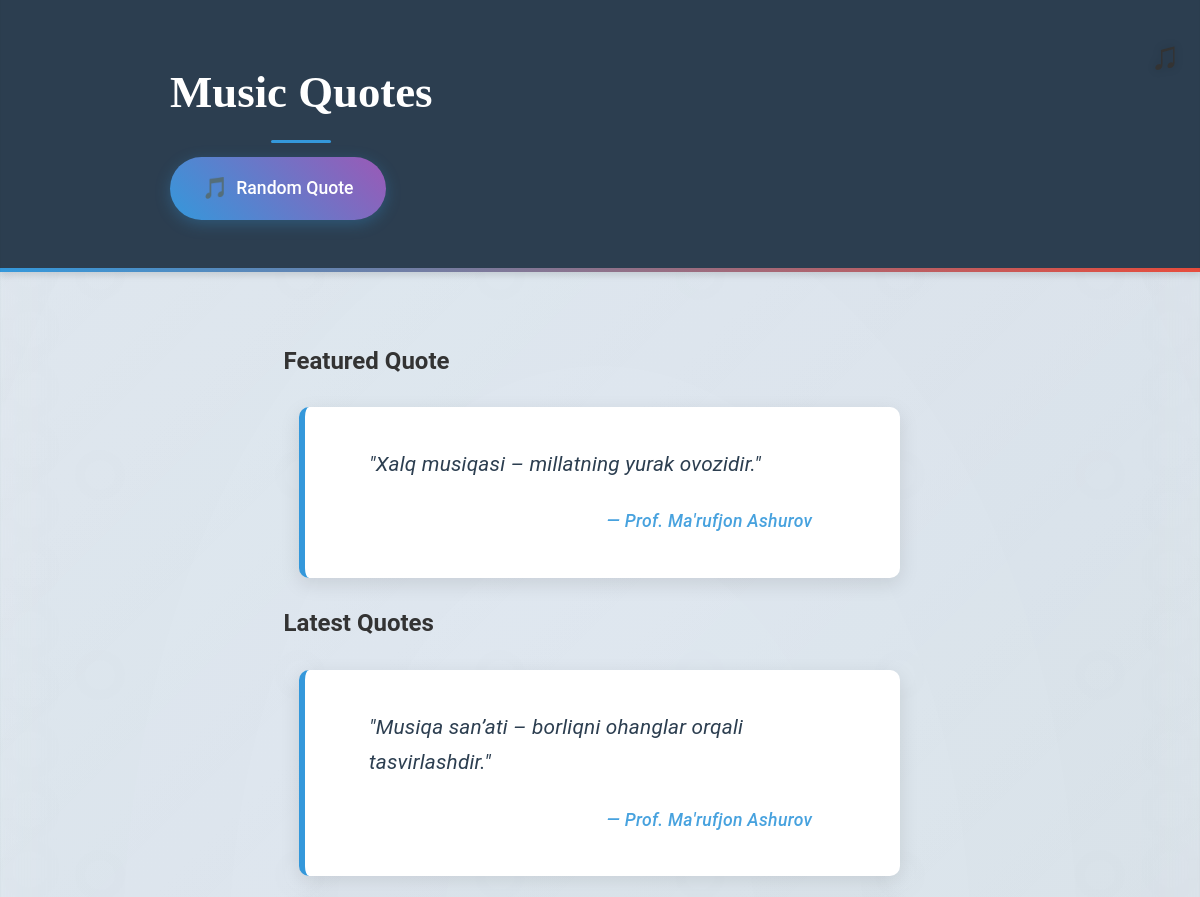
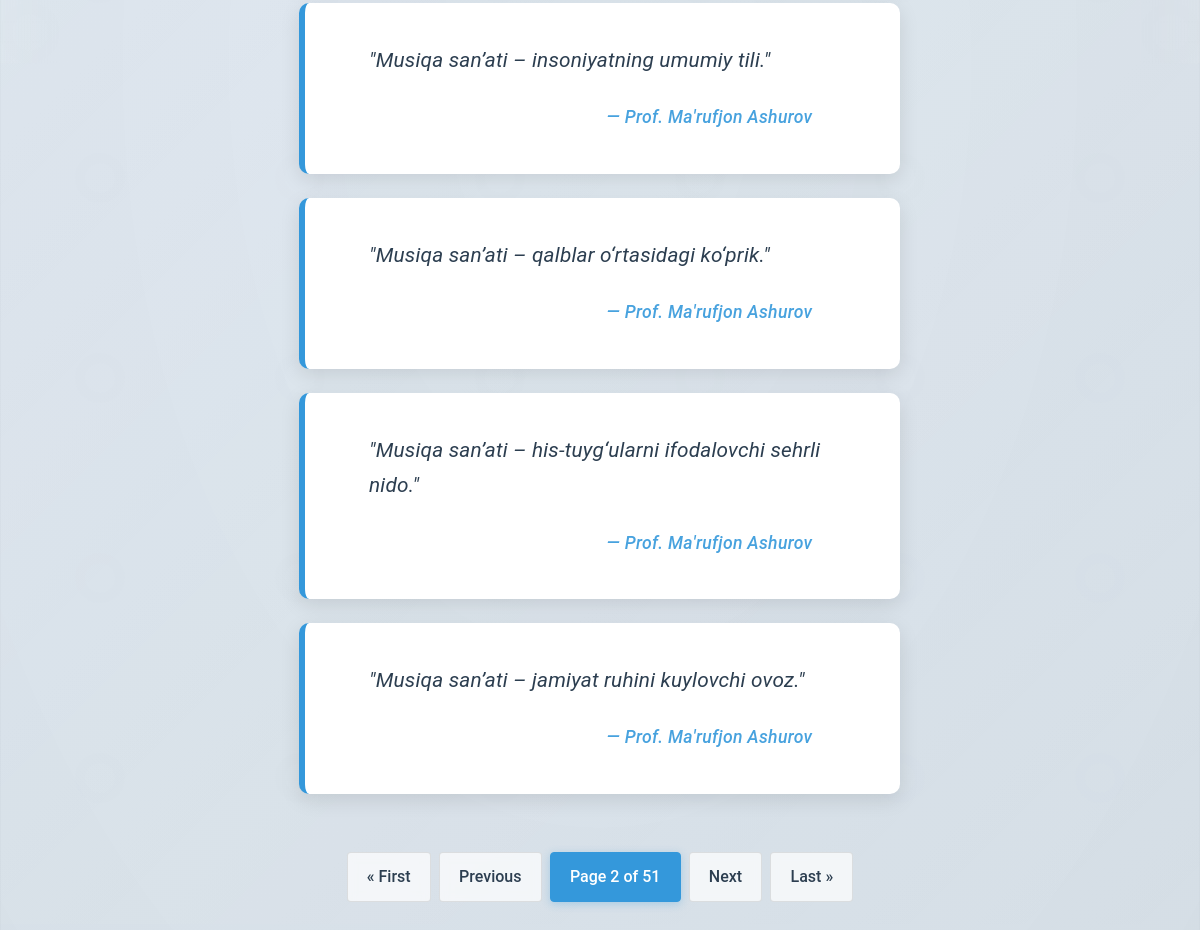
Screenshot of /?page=2 with the database file from the repository (2 pictures, top to bottom).
### quotes/models.py (models this page shows, shortened)
class Quote(models.Model):
    text = models.TextField(max_length=1000, help_text='The quote text')
    author = models.CharField(max_length=200, help_text='The author of the quote')
    created_at = models.DateTimeField(default=timezone.now)
    class Meta:
        ordering = ['-created_at']

### quotes/views.py (the view)
# urls.py: path('', views.quote_list, name='quote_list'),
def quote_list(request):
    quotes_list = Quote.objects.all()
    paginator = Paginator(quotes_list, 5)  # Show 5 quotes per page
    page_number = request.GET.get('page')
    page_obj = paginator.get_page(page_number)
    random_quote = get_random_quote()
    context = {
        'page_obj': page_obj,
        'random_quote': random_quote,
    }
    return render(request, 'quotes/quote_list.html', context)

### quotes/views.py (called while the page is built)
def get_random_quote():
    count = Quote.objects.aggregate(count=Count('id'))['count']
    if count > 0:
        random_index = random.randint(0, count - 1)
        return Quote.objects.all()[random_index]
    return None

### quotes/templates/quotes/quote_list.html (shortened to what this page needs)
{% extends 'base.html' %}
{% block content %}
    {% if random_quote %}
    <div class="random-quote-container">
        <h2>Featured Quote</h2>
        <div class="quote featured">
            <div class="quote-text">"{{ random_quote.text }}"</div>
            <div class="quote-author">{{ random_quote.author }}</div>
        </div>
    </div>
    {% endif %}
    <div class="quotes-list">
        <h2 class="section-title">Latest Quotes</h2>
        {% for quote in page_obj %}
            <div class="quote">
                <div class="quote-text">"{{ quote.text }}"</div>
                <div class="quote-author">{{ quote.author }}</div>
            </div>
        {% empty %}
            <div class="no-quotes">
                <p>No quotes available yet. Check back soon!</p>
            </div>
        {% endfor %}
    </div>
    {% if page_obj.has_other_pages %}
        <div class="pagination">
            {% if page_obj.has_previous %}
                <a href="?page=1" class="{% if not page_obj.has_previous %}disabled{% endif %}">
                    &laquo; First
                </a>
                <a href="?page={{ page_obj.previous_page_number }}" class="{% if not page_obj.has_previous %}disabled{% endif %}">
                    Previous
                </a>
            {% endif %}
            <span class="current">
                Page {{ page_obj.number }} of {{ page_obj.paginator.num_pages }}
            </span>
            {% if page_obj.has_next %}
                <a href="?page={{ page_obj.next_page_number }}" class="{% if not page_obj.has_next %}disabled{% endif %}">
                    Next
                </a>
                <a href="?page={{ page_obj.paginator.num_pages }}" class="{% if not page_obj.has_next %}disabled{% endif %}">
                    Last &raquo;
                </a>
            {% endif %}
        </div>
    {% endif %}
{% endblock %}

### quotes/templates/base.html (style rules this page uses)
.pagination { position: relative; z-index: 200; background: transparent; padding: 10px 0; margin-top: 20px; }
:root { --primary-color: #2c3e50; --secondary-color: #3498db; --accent-color: #e74c3c; --text-color: #2c3e50; --light-gray: #f8f9fa; --shadow: 0 4px 6px rgba(0, 0, 0, 0.1); --transition: all 0.3s ease; }
* { box-sizing: border-box; margin: 0; padding: 0; }
body { font-family: 'Roboto', sans-serif; line-height: 1.8; margin: 0; padding: 0; color: #333; min-height: 100vh; display: flex; flex-direction: column; background: linear-gradient(-45deg, #f5f7fa, #e4e8f0, #d8e1e8, #e0e9f2); background-size: 400% 400%; animation: gradientBG 15s ease infinite; position: relative; }
body::before { content: ''; position: fixed; top: 0; left: 0; right: 0; bottom: 0; background-repeat: repeat; background-size: 200px 200px; z-index: -1; pointer-events: none; }
.quote { background: white; border-left: 6px solid var(--secondary-color); margin: 1.5rem auto; padding: 2.5rem 3.5rem 2.5rem 4rem; border-radius: 10px; box-shadow: 0 6px 20px rgba(0,0,0,0.1); position: relative; transition: all 0.4s cubic-bezier(0.4, 0, 0.2, 1); overflow: hidden; transform: translateY(0); width: 95%; max-width: 1200px; will-change: transform, box-shadow; opacity: 0; animation: fadeInUp 0.6s ease-out forwards; }
.quote::after { content: ''; position: absolute; top: 0; left: 0; width: 100%; height: 100%; background: linear-gradient(135deg, rgba(255,255,255,0) 0%, rgba(255,255,255,0.8) 100%); opacity: 0; transition: opacity 0.3s ease; pointer-events: none; }
.quote-text { font-size: 1.30rem; font-style: italic; margin-bottom: 1rem; line-height: 1.7; color: #2c3e50; font-weight: 400; letter-spacing: 0.2px; }
.quote-author { font-weight: 500; color: var(--secondary-color); text-align: right; margin-top: 1.5rem; font-size: 1.1rem; position: relative; padding-right: 2rem; font-family: 'Roboto', sans-serif; font-style: italic; letter-spacing: 0.3px; opacity: 0.9; }
.quote-author::before { content: '— '; }
.pagination { display: flex; justify-content: center; margin: 3rem 0 2rem; flex-wrap: wrap; gap: 0.5rem; }
.pagination a, .pagination .current { padding: 0.6rem 1.2rem; border: 1px solid rgba(0,0,0,0.1); text-decoration: none; color: #2c3e50; border-radius: 4px; transition: all 0.3s ease; font-weight: 500; background: rgba(255, 255, 255, 0.7); backdrop-filter: blur(5px); }
.pagination .current { background-color: var(--secondary-color); color: white; border-color: var(--secondary-color); box-shadow: 0 2px 8px rgba(52, 152, 219, 0.3); opacity: 1; }
.quote { animation: fadeIn 0.6s ease-out forwards; }
.quote::before { content: '♫'; position: absolute; left: -25px; top: 10px; color: var(--secondary-color); font-size: 1.2rem; opacity: 0; transition: all 0.3s ease; }

### rows the page displays
Quote: text "Xalq musiqasi – millatning yurak ovozidir.", author "Prof. Ma'rufjon Ashurov"
Quote: text "Musiqa san’ati – borliqni ohanglar orqali tasvirlashdir.", author "Prof. Ma'rufjon Ashurov"
Quote: text "Musiqa san’ati – insoniyatning umumiy tili.", author "Prof. Ma'rufjon Ashurov"
Quote: text "Musiqa san’ati – qalblar o‘rtasidagi ko‘prik.", author "Prof. Ma'rufjon Ashurov"
Quote: text "Musiqa san’ati – his-tuyg‘ularni ifodalovchi sehrli nido.", author "Prof. Ma'rufjon Ashurov"
Quote: text "Musiqa san’ati – jamiyat ruhini kuylovchi ovoz.", author "Prof. Ma'rufjon Ashurov"

### other values shown
{{ page_obj.number }} "2"
{{ page_obj.paginator.num_pages }} "51"
